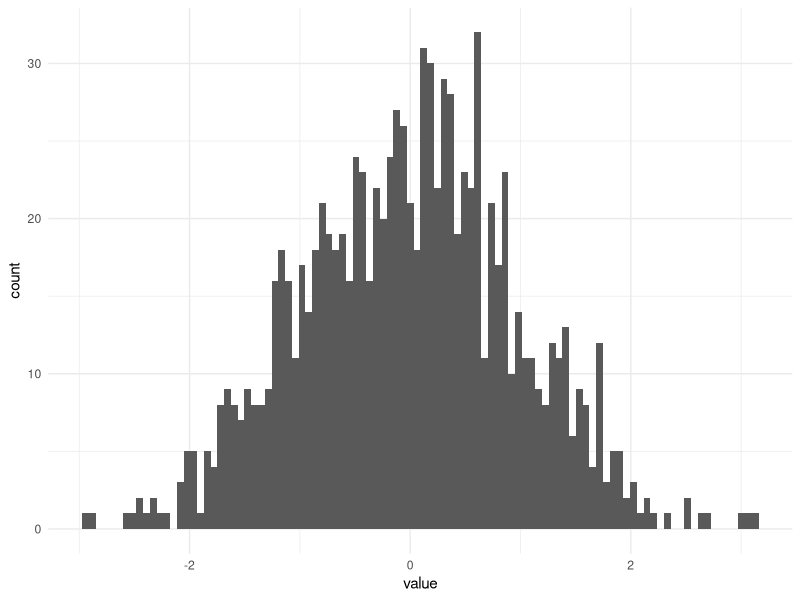
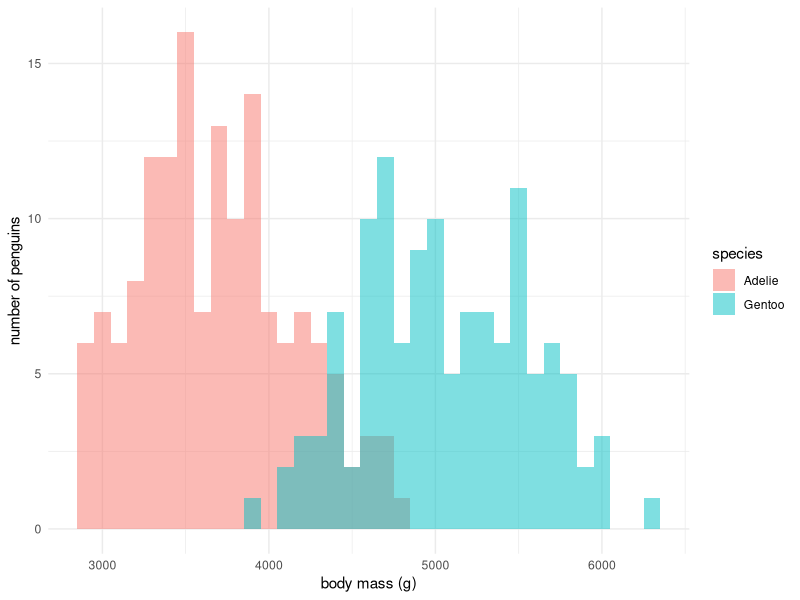

Generate these figures, in order, with R:
## ---- chunk 1

# Load necessary libraries
library(tidyverse)

# Set seed for reproducibility
set.seed(420)

# Generate 1000 random values from a normal distribution
dat <- rnorm(n = 1000,
             mean = 0,
             sd = 1)

# Plot our data
tibble(dat) %>%
  ggplot(mapping = aes(x = dat)) +
  geom_histogram(bins = 100) +
  theme_minimal() +
  labs(x = "value")
## ---- chunk 2
# Load the iris data set and set our value of x
df <- iris
x <- 4.0

# Calculate the mean and standard deviation of Petal.Length for each species
prob.df <- df %>%
  group_by(Species) %>%
  summarise(mean = mean(Petal.Length),
            sd = sd(Petal.Length))

# Calculate the probability of observing a value x for each species
prob.df <- prob.df %>%
  mutate(prob = dnorm(x, mean = mean, sd = sd) %>%
           round(digits = 3))

prob.df
## ---- chunk 3
set.seed(150)

# 1. Simulate 1000 cat weights with a mean of 4.93 and a standard deviation of 1.4
# 2. Calculate the probability of observing a cat that weighs ≥ 6.0kg
# 3. Plot the distribution of simulated cat weights as a histogram and add a vertical line at 6.0kg (using `geom_vline(xintercept = 6.0)`)

## ---- chunk 4
install.packages("palmerpenguins", quiet = TRUE)
library(palmerpenguins)

df <- penguins
head(df)
## ---- chunk 5

# Create plot
g <- df %>% 
  filter(species %in% c("Adelie", "Gentoo"),
         !is.na(body_mass_g)) %>%
  ggplot(mapping = aes(x = body_mass_g, fill = species)) +
  geom_histogram(binwidth = 100, alpha = 0.5, position = "identity") +
  theme_minimal() +
  labs(x = "body mass (g)",
       y = "number of penguins",
       fill = "species")

# Print plot
g
